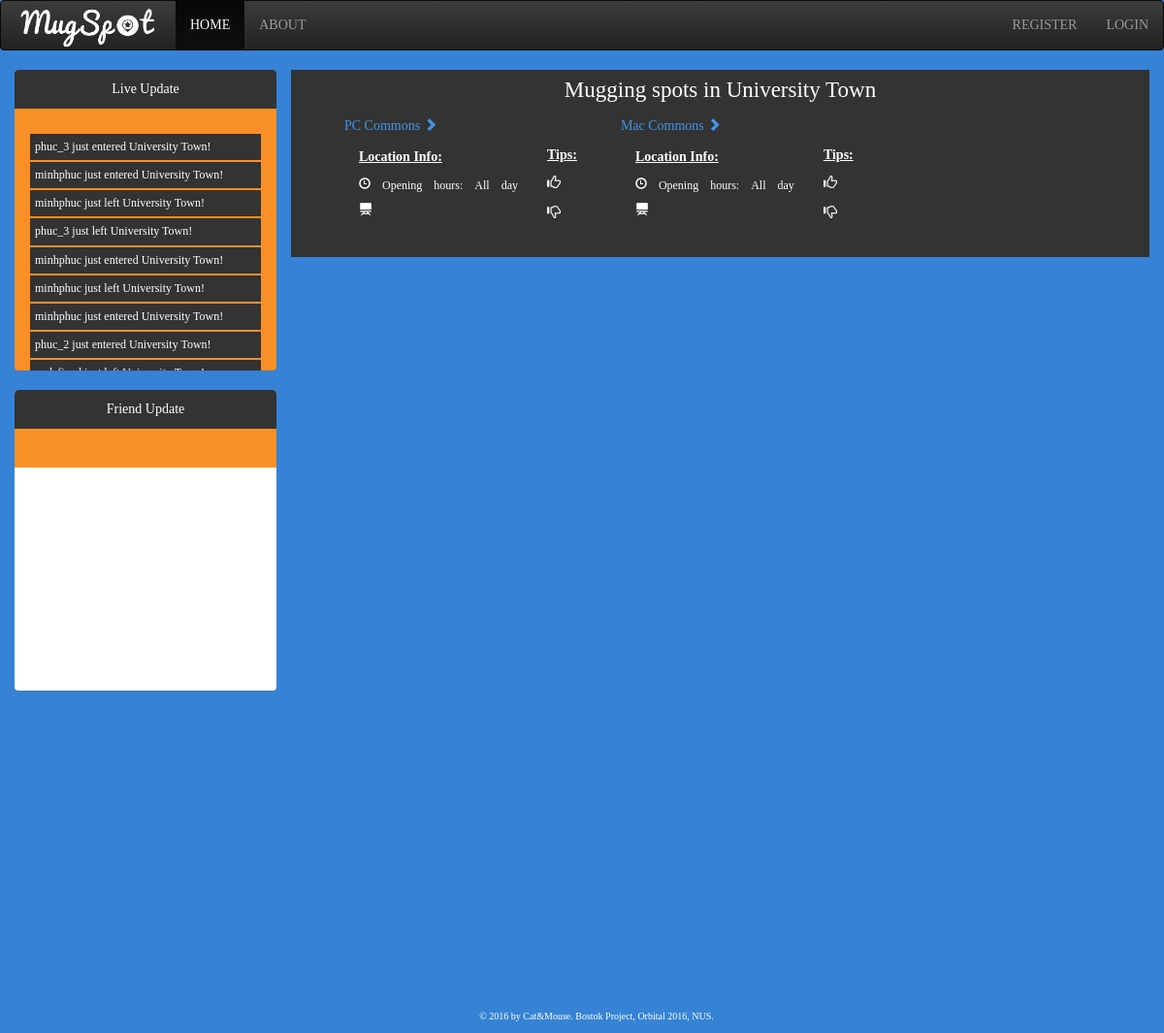
Screenshot of /mugspot/1/ with the database file from the repository.
### mugspot/models.py (models this page shows)
class LiveUpdate(models.Model):
	username = models.CharField(max_length=200, default="")
	status = models.BooleanField(default=True)
	date_time = models.DateTimeField(default=timezone.now)
	place = models.ForeignKey(MugSpot,
		on_delete=models.CASCADE,
		blank=True,
		null=True,
		)

class MugSpot(models.Model):
	ancestor_spot = models.ForeignKey(
		'self',
		on_delete=models.CASCADE,
		null=True,
		blank=True,
		)
	spot_name = models.CharField(max_length=200)
	capacity = models.IntegerField(default=0)
	occupied = models.IntegerField(default=0)
	detail_lvl = models.IntegerField(default=0)
	lat_lmt_min = models.FloatField(default=0)
	lat_lmt_max = models.FloatField(default=0)
	lng_lmt_min = models.FloatField(default=0)
	lng_lmt_max = models.FloatField(default=0)
	def __str__(self):
		return self.spot_name

### mugspot/views.py (the view, shortened to what this page needs)
# urls.py: url(r'^(?P<place_id>[0-9]+)/$', views.index, name='index'),
def index(request, place_id=0):
	def find_pos(usr):
		place_indicator = True
		user_pos = Position.objects.filter(user=usr)
		if len(user_pos) == 0:
			return "No position object yet"
		user_pos = user_pos[0]
		all_places = MugSpot.objects.all()
		for place in all_places:
			if (place.lat_lmt_min <= user_pos.latitude <= place.lat_lmt_max) and (place.lng_lmt_min <= user_pos.longitude <= place.lng_lmt_max):
				return (place_indicator,place)
			else:
				pass
		place_indicator = False
		return (place_indicator,0)
	ancestor_place = MugSpot.objects.filter(id=place_id)
	user_1 = request.user
	user_indicator = 0 # Used to check if the user is logged in
	if (user_1.is_authenticated()):
		user_indicator = 1
	else:
		user_indicator = 0
	sessions = Session.objects.all().order_by('-expire_date')
	live_update_list = LiveUpdate.objects.all().order_by('date_time')
	"""
	all_curr_users_p = []
	all_curr_users = []
	for session in sessions:
		data = session.get_decoded()
		user_s = User.objects.filter(id=data['_auth_user_id'])[0]
		res_find_pos = find_pos(user_s) #Determine the user's location to be within the mugspots or outside the mugspots
		if res_find_pos == "No position object yet":
			pass
		else:
			user_p = Position.objects.filter(user=user_s)[0]
			all_curr_users_p.append(user_p)
			all_curr_users.append(user_s.username)
			"""
	if (len(ancestor_place)>0):
		list_places = MugSpot.objects.filter(ancestor_spot=ancestor_place[0]).order_by('-spot_name')
		return render(request, 'mugspot/index.html', {
				'list_places':list_places,
				'place':ancestor_place[0].__str__,
				'user_indicator': user_indicator,
				'username': user_1.username,
				'live_update_list': live_update_list,
				'user': user_1,
			})

### mugspot/templates/mugspot/index.html (shortened to what this page needs)
<!DOCTYPE html>
<html lang="en">
	<head>
		<link rel="stylesheet" href="https://maxcdn.bootstrapcdn.com/bootstrap/3.3.6/css/bootstrap-theme.min.css">
		<link rel="stylesheet" href="https://maxcdn.bootstrapcdn.com/bootstrap/3.3.6/css/bootstrap.min.css">
	</head>
	<body>
		{% load staticfiles %}
		<nav class="navbar navbar-inverse">
	  		<div class="container-fluid">
    			<div class="navbar-header">
					<a class="navbar-brand" href="{% url 'mugspot:index' %}"><img src="{% static 'mugspot/logo.png' %}" width="150" height="45" style="position: relative; top:-10px; "  alt="Logo"></a>
				</div>
    			<div class="nav navbar-nav">
      				<li class="active"><a href = "{% url 'mugspot:index' %}">HOME</a></li>
      				<li><a href="{% url 'mugspot:about' %}"> ABOUT </a></li>
    			</div>
    			{% if user_indicator == 1 %}
    			<div class="nav navbar-nav navbar-right">
        			<li> <a href="{% url 'mugspot:user_profile_view' user.id %}"> MY PROFILE &nbsp; <span class="glyphicon glyphicon-menu-hamburger"></span></a> </li>
      			</div>
      			{% else %}
    			<div class="nav navbar-nav navbar-right">
      				<li> <a href="{% url 'mugspot:register' %}"> REGISTER</a> </li>
      				<li> <a href="{% url 'mugspot:login' %}"> LOGIN</a> </li>
      			</div>
      			{% endif %}
  			</div>
		</nav>
		<div class="row">
			<div class="container-fluid">
				<div class = "col-md-3" style="padding:0px;">
					<div class="container-fluid">
						{% if user_indicator == 0 %}
						<div class="panel panel-default" style="height:310px;" >
							<div class="panel-heading"> Live Update </div>
							<div class="panel-body">
								<div id="live_update">
									<ul>
									{% for live_update_element in live_update_list %}
										{% if live_update_element.place == null and live_update_element.status == True %}
										<li>
											{{ live_update_element.username }} just entered a new MugSpot!
										</li>
											{% elif live_update_element.place == null and live_update_element.status != True %}
										<li>
											{{ live_update_element.username }} just left a new MugSpot!
										</li>
											{% elif live_update_element.place != null and live_update_element.status != True %}
										<li>
											{{ live_update_element.username }} just left {{ live_update_element.place.spot_name }}!
										</li>
											{% else %}
										<li>
											{{ live_update_element.username }} just entered {{ live_update_element.place.spot_name }}!
										</li>
											{% endif %}
										{% endfor %}
									</ul>
								</div>
							</div>
						</div>
						<div class="panel panel-default" style ="height:310px;">
							<div class="panel-heading"> Friend Update </div>
							<div class="panel-body">
							</div>
						</div>
						{% endif %}
				   		<div class="bottom-default"> &copy; 2016 by Cat&Mouse. Bostok Project, Orbital 2016, NUS. </div>
					</div>
				</div>
				<div class = "col-md-9" style="padding-left:0px">
					<div style="background-color: #333333; padding-top:5px; padding-bottom:5px;">
						<p style="font-size:23px; text-align: center; "> Mugging spots in {{ place }}</p>
						<ul>
						<table>
							<tr>
								{% for place in list_places %}
								<td style ="padding:0 15px 0 15px">
									<p>
			    		 				<a href="#"> {{ place.spot_name }}</a>
			  							<a href="{% url 'mugspot:index' place.id %}"> <span class="glyphicon glyphicon-chevron-right"></span> </a>
			  							<div class="blockquote">
			  								<table>
			  									<tr>
			  										<td style ="padding:0 15px 0 15px">
												    	<p><u><b>Location Info: </b> </u> </p>
												    	<h6> <span class="glyphicon glyphicon-time""> Opening hours: All day </span></h6>
												    	<p> <span class="glyphicon glyphicon-blackboard""> </span></p>
												    </td>
												    <td style ="padding:0 15px 0 15px">
												    	<p><u><b>Tips: </b> </u> </p>
												    	<p> <span class="glyphicon glyphicon-thumbs-up"> </span></p>
												    	<p> <span class="glyphicon glyphicon-thumbs-down"> </span></p>
											    	</td>
											    </tr>
											</table>
										</div>
									</p>
								</td>
								{% endfor %}
							</tr>
						</table>
						</ul>
					</div>
					<div>
						<div id="map"></div>
					</div>
				</div>
			</div>
		</div>
	</body>
</html>

### mugspot/templates/mugspot/index.html (style rules this page uses)
#map { height: 800px; }
.panel { text-align: center; border: none; overflow: scroll; }
.panel > .panel-heading { background-image: none; background-color: #333333!important; color: white; border: none; }
.panel > .panel-body { background-image: none; background-color: #F99027; color: white; border: none; overflow-:scroll; }
.bottom-default { position: fixed; bottom: 10px; font-size: 10px; color: white; width: 100%; text-align: center; }
a { color: #4494E8 ; }
body { background-color:#3683D5; width: 100%; height: 100%; font-family: "Palatino Linotype", "Book Antiqua", Palatino, serif; overflow: scroll; color: white; }
ul { list-style:none; }
ul li { float:left; width:120%; padding:5px; margin-left: -40px; margin-right: 40px; text-align: left; font-size:12px; border:1px solid ; border-color: #F99027; background-color: #333333; }
tr { padding-bottom: 5px; }

### rows the page displays
LiveUpdate: username "phuc_3", place.spot_name "University Town"
LiveUpdate: username "minhphuc", place.spot_name "University Town"
LiveUpdate: username "minhphuc", place.spot_name "University Town"
LiveUpdate: username "phuc_3", place.spot_name "University Town"
LiveUpdate: username "minhphuc", place.spot_name "University Town"
LiveUpdate: username "minhphuc", place.spot_name "University Town"
LiveUpdate: username "minhphuc", place.spot_name "University Town"
LiveUpdate: username "phuc_2", place.spot_name "University Town"
MugSpot: spot_name "University Town"
MugSpot: spot_name "PC Commons"
MugSpot: spot_name "Mac Commons"
